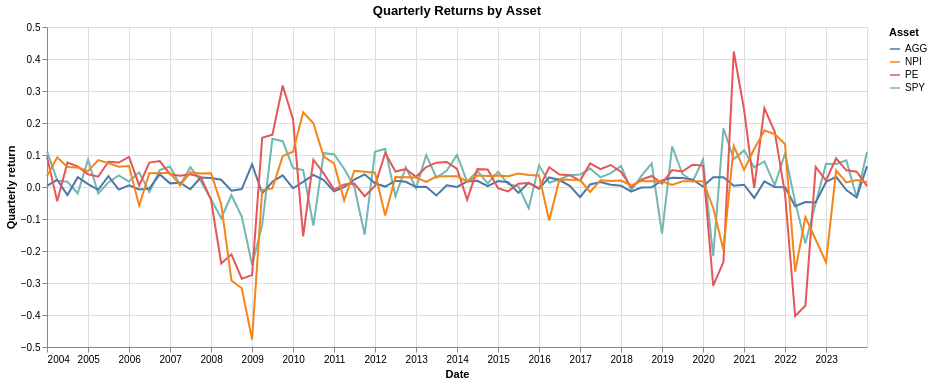

The code cell stored with this chart in its notebook:
### Code cell
asset_chart = (
    alt.Chart(pd.DataFrame(returns_long.to_dict(as_series=False)))
    .mark_line()
    .encode(
        x=alt.X(f'{DATE_COLUMN}:T', title='Date'),
        y=alt.Y('return:Q', title='Quarterly return'),
        color=alt.Color('asset:N', title='Asset'),
    )
    .properties(title='Quarterly Returns by Asset', width=820, height=320)
)

distribution_chart = (
    alt.Chart(pd.DataFrame(simulation_pl.to_dict(as_series=False)))
    .transform_bin('bin', 'compounded_return', bin=alt.Bin(maxbins=1500))
    .transform_aggregate(count='count()', groupby=['bin'])
    .mark_bar(color='#2a9d8f')
    .encode(
        x=alt.X('bin:Q', title='3-year compounded return'),
        y=alt.Y('count:Q', title='Frequency'),
    )
    .properties(title='Simulated 3-Year Portfolio Return Distribution', width=820, height=300)
)

tail_rule = alt.Chart(pd.DataFrame({'x': [q_5], 'label': ['VaR 5%']})).mark_rule(color='crimson', strokeDash=[6, 4]).encode(x='x:Q')
cvar_rule = alt.Chart(pd.DataFrame({'x': [tail_mean], 'label': ['Tail Mean']})).mark_rule(color='black').encode(x='x:Q')

risk_bar = (
    alt.Chart(pd.DataFrame(component_summary.to_dict(as_series=False)))
    .mark_bar()
    .encode(
        x=alt.X('Asset:N', title='Asset'),
        y=alt.Y('ComponentCVaR:Q', title='CVaR contribution'),
        color=alt.Color('Asset:N', legend=None),
        tooltip=['Asset', 'ComponentCVaR', 'ShareOfCVaR'],
    )
    .properties(title='Component CVaR Contributions', width=520, height=300)
)

asset_chart

### Figure 1 — Vega-Lite specification as saved in the notebook (floating-point values rounded to 4 significant figures; data arrays with more than 128 entries replaced by an {"elided": "..."} marker saying what was removed)
{"config": {"view": {"continuousWidth": 300, "continuousHeight": 300}}, "data": {"name": "data-f7e55a38b7d06acafba579955e95f51f"}, "mark": {"type": "line"}, "encoding": {"color": {"field": "asset", "title": "Asset", "type": "nominal"}, "x": {"field": "date", "title": "Date", "type": "temporal"}, "y": {"field": "return", "title": "Quarterly return", "type": "quantitative"}}, "height": 320, "title": "Quarterly Returns by Asset", "width": 820, "$schema": "https://vega.github.io/schema/vega-lite/v6.4.1.json", "datasets": {"data-f7e55a38b7d06acafba579955e95f51f": {"elided": "324 records"}}}
